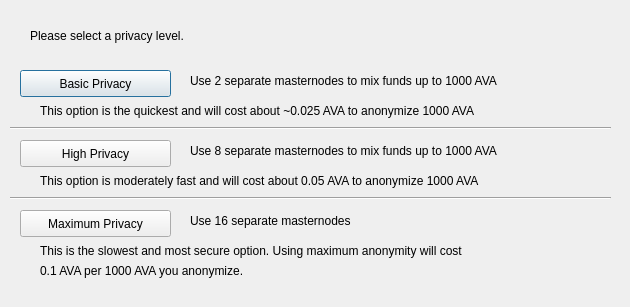
<?xml version="1.0" encoding="UTF-8"?>
<ui version="4.0">
 <class>DarksendConfig</class>
 <widget class="QDialog" name="DarksendConfig">
  <property name="geometry">
   <rect>
    <x>0</x>
    <y>0</y>
    <width>630</width>
    <height>307</height>
   </rect>
  </property>
  <property name="windowTitle">
   <string>Configure PrivateSend</string>
  </property>
  <widget class="QPushButton" name="buttonBasic">
   <property name="geometry">
    <rect>
     <x>20</x>
     <y>70</y>
     <width>151</width>
     <height>27</height>
    </rect>
   </property>
   <property name="text">
    <string>Basic Privacy</string>
   </property>
  </widget>
  <widget class="QPushButton" name="buttonHigh">
   <property name="geometry">
    <rect>
     <x>20</x>
     <y>140</y>
     <width>151</width>
     <height>27</height>
    </rect>
   </property>
   <property name="text">
    <string>High Privacy</string>
   </property>
  </widget>
  <widget class="QPushButton" name="buttonMax">
   <property name="geometry">
    <rect>
     <x>20</x>
     <y>210</y>
     <width>151</width>
     <height>27</height>
    </rect>
   </property>
   <property name="text">
    <string>Maximum Privacy</string>
   </property>
  </widget>
  <widget class="QLabel" name="label">
   <property name="geometry">
    <rect>
     <x>30</x>
     <y>20</y>
     <width>571</width>
     <height>31</height>
    </rect>
   </property>
   <property name="text">
    <string>Please select a privacy level.</string>
   </property>
  </widget>
  <widget class="QLabel" name="label_2">
   <property name="geometry">
    <rect>
     <x>190</x>
     <y>70</y>
     <width>421</width>
     <height>21</height>
    </rect>
   </property>
   <property name="text">
    <string>Use 2 separate masternodes to mix funds up to 1000 AVA</string>
   </property>
  </widget>
  <widget class="QLabel" name="label_3">
   <property name="geometry">
    <rect>
     <x>190</x>
     <y>140</y>
     <width>411</width>
     <height>21</height>
    </rect>
   </property>
   <property name="text">
    <string>Use 8 separate masternodes to mix funds up to 1000 AVA</string>
   </property>
  </widget>
  <widget class="QLabel" name="label_4">
   <property name="geometry">
    <rect>
     <x>190</x>
     <y>210</y>
     <width>421</width>
     <height>21</height>
    </rect>
   </property>
   <property name="text">
    <string>Use 16 separate masternodes</string>
   </property>
  </widget>
  <widget class="QLabel" name="label_6">
   <property name="geometry">
    <rect>
     <x>40</x>
     <y>100</y>
     <width>561</width>
     <height>21</height>
    </rect>
   </property>
   <property name="text">
    <string>This option is the quickest and will cost about ~0.025 AVA to anonymize 1000 AVA</string>
   </property>
  </widget>
  <widget class="QLabel" name="label_7">
   <property name="geometry">
    <rect>
     <x>40</x>
     <y>170</y>
     <width>561</width>
     <height>21</height>
    </rect>
   </property>
   <property name="text">
    <string>This option is moderately fast and will cost about 0.05 AVA to anonymize 1000 AVA</string>
   </property>
  </widget>
  <widget class="QLabel" name="label_8">
   <property name="geometry">
    <rect>
     <x>40</x>
     <y>240</y>
     <width>561</width>
     <height>21</height>
    </rect>
   </property>
   <property name="text">
    <string>This is the slowest and most secure option. Using maximum anonymity will cost</string>
   </property>
  </widget>
  <widget class="QLabel" name="label_9">
   <property name="geometry">
    <rect>
     <x>40</x>
     <y>260</y>
     <width>561</width>
     <height>21</height>
    </rect>
   </property>
   <property name="text">
    <string>0.1 AVA per 1000 AVA you anonymize.</string>
   </property>
  </widget>
  <widget class="Line" name="line">
   <property name="geometry">
    <rect>
     <x>10</x>
     <y>120</y>
     <width>601</width>
     <height>16</height>
    </rect>
   </property>
   <property name="orientation">
    <enum>Qt::Horizontal</enum>
   </property>
  </widget>
  <widget class="Line" name="line_2">
   <property name="geometry">
    <rect>
     <x>10</x>
     <y>190</y>
     <width>601</width>
     <height>16</height>
    </rect>
   </property>
   <property name="orientation">
    <enum>Qt::Horizontal</enum>
   </property>
  </widget>
 </widget>
 <resources/>
 <connections/>
</ui>
